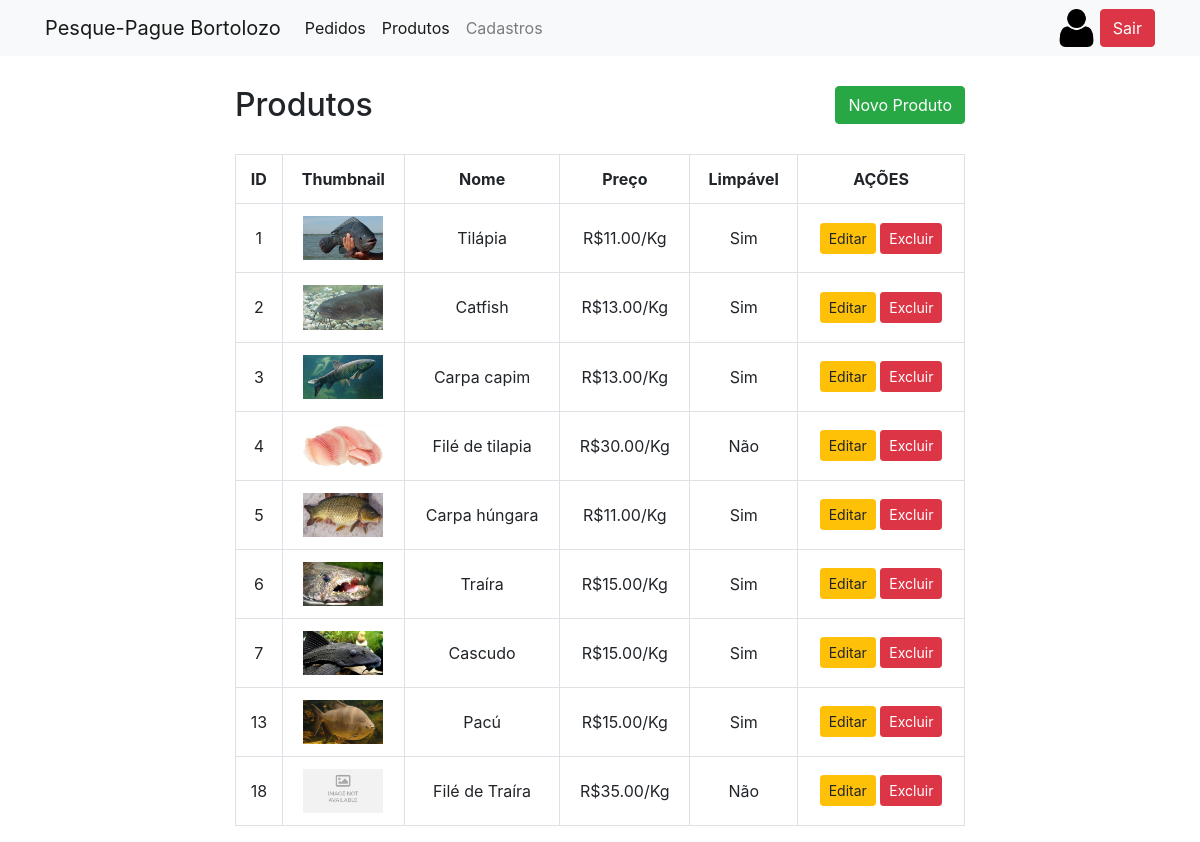
Page /produtos/index.php (signed in) on the committed database.
### tables this page shows
CREATE TABLE `produtos` (
  `id` int NOT NULL AUTO_INCREMENT,
  `nome` varchar(50) DEFAULT NULL,
  `preco` decimal(5,2) DEFAULT NULL,
  `url_imagem_produto` varchar(150) DEFAULT NULL,
  `limpavel` tinyint DEFAULT NULL,
  PRIMARY KEY (`id`)
);

### src/dao/ProdutoDAO.php (called while the page is built, shortened)
<?php
    class ProdutoDAO{
        public static function getAll(){
            $con= ConnectionFactory::getConnection();
            $stmt = $con->prepare("SELECT * FROM produtos");
            $stmt->execute();
            return $stmt;
        }
    }
?>

### produtos/index.php (the view, shortened to what this page needs)
<?php
    $stmt= ProdutoDAO::getAll();
?>
<!DOCTYPE html>
<html lang="pt-BR">
<head>
    <?php include("../partials/_head.php")?>
</head>
<body>
    <?php include("../partials/_header.php")?>
    <section id="content">
        <div class="container">
            <div class="row">
                <div class="col-md-2"></div>
                <div class="col-md-8">
                    <h2>Produtos <a href="/produtos/new.php" class="btn btn-success float-right">Novo Produto</a></h2>
                    <table class="table table-bordered">
                        <tr>
                            <th>ID</th>
                            <th>Thumbnail</th>
                            <th>Nome</th>
                            <th>Preço</th>
                            <th>Limpável</th>
                            <th>AÇÕES</th>
                        </tr>
                        <?php while($row = $stmt->fetch(PDO::FETCH_OBJ)) : ?>
                            <tr>
                                <td class="align-middle"><?= $row->id ?></td>
                                <td class="align-middle">
                                    <?php if($row->url_imagem_produto) : ?>
                                        <img src="<?=$row->url_imagem_produto?>" alt="<?= $row->nome?>"/>
                                    <?php else : ?>
                                        <img src="/img/no-image.jpg">
                                    <?php endif?>
                                </td>
                                <td class="align-middle"><?= $row->nome ?></td>
                                <td class="align-middle">R$<?=$row->preco?>/Kg</td>
                                <?php if(($row->limpavel)==1) :?>
                                    <td class="align-middle">Sim</td>
                                <?php else :?>
                                    <td class="align-middle">Não</td>
                                <?php endif?>
                                <td class="align-middle">
                                    <a href="/produtos/edit.php?id=<?=$row->id?>" class="btn btn-sm btn-warning">Editar</a>
                                    <a href="/produtos/destroy.php?id=<?=$row->id?>" class="btn btn-sm btn-danger"
                                       onclick="return confirm('você realmente deseja excluir o produto (<?=$row->id?>-<?=$row->nome?>) ?')">Excluir</a>
                                </td>
                            </tr>
                        <?php endwhile ?>
                    </table>
                </div>
            </div>
        </div>
    </section>
</body>
</html>

### css/style.css (style rules this page uses)
img { max-width: 100%; }
table img { max-width: 80px; }
table th { text-align: center; }
table td { text-align: center; }
section#content { margin-top: 30px; }
section#content h2 { margin-bottom: 30px; }

### rows in the picture
produtos: id "1", url_imagem_produto (picture), nome "Tilápia", preco "11.00", limpavel "Sim"
produtos: id "2", url_imagem_produto (picture), nome "Catfish", preco "13.00", limpavel "Sim"
produtos: id "3", url_imagem_produto (picture), nome "Carpa capim", preco "13.00", limpavel "Sim"
produtos: id "4", url_imagem_produto (picture), nome "Filé de tilapia", preco "30.00", limpavel "Não"
produtos: id "5", url_imagem_produto (picture), nome "Carpa húngara", preco "11.00", limpavel "Sim"
produtos: id "6", url_imagem_produto (picture), nome "Traíra", preco "15.00", limpavel "Sim"
produtos: id "7", url_imagem_produto (picture), nome "Cascudo", preco "15.00", limpavel "Sim"
produtos: id "13", url_imagem_produto (picture), nome "Pacú", preco "15.00", limpavel "Sim"
produtos: id "18", url_imagem_produto (picture), nome "Filé de Traíra", preco "35.00", limpavel "Não"
